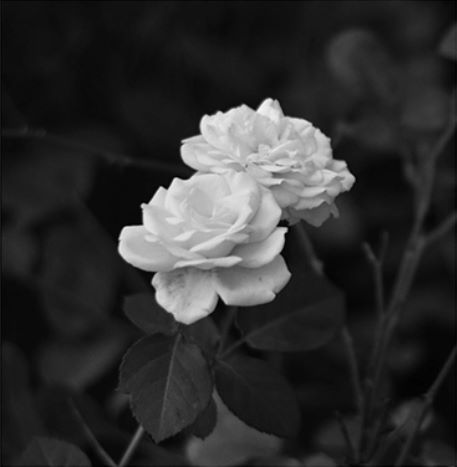
#> input picture images/flowerL.jpeg, 457 x 467 px, found by its file name
$ python try4.py   (older library calls are emulated)
#> lines starting #> are read from the running program, lines starting #| are printed output that depends on the picture
import cv2
import numpy as np

# Load the stereo images
imgL = cv2.imread(r'C:\Users\User\RaspberryPi4_PCfolder\flowerL.jpeg',cv2.IMREAD_GRAYSCALE)#.astype(np.uint8)
#> imgL is the input picture: shape (467, 457); min 0, max 248, mean 47.2
imgR = cv2.imread(r'C:\Users\User\RaspberryPi4_PCfolder\flowerR.jpeg',cv2.IMREAD_GRAYSCALE)#.astype(np.uint8)
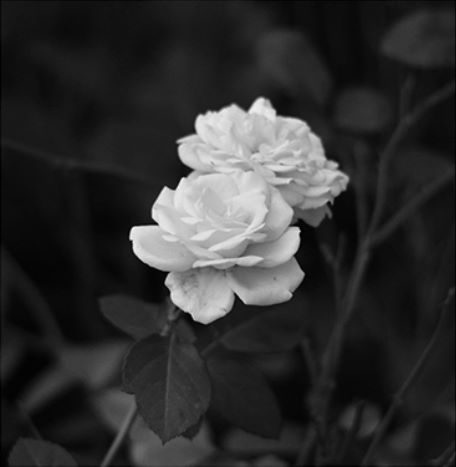
#> input picture images/flowerR.jpeg, 456 x 467 px, found by its file name
#> imgR is the input picture: shape (467, 456); min 0, max 254, mean 48
imgL = cv2.resize(imgL, (imgR.shape[1], imgR.shape[0]))
#> imgL: shape (467, 456)


# Check if the images have the same dimensions
if imgL.shape != imgR.shape:
    raise ValueError('The left and right images have different dimensions')

# Define the intrinsic camera parameters
focal_length = 3740.0  # example value, adjust as needed
cx, cy = imgL.shape[1] / 2, imgL.shape[0] / 2
#> cx = 228; cy = 233.5
K = np.array([[focal_length, 0, cx],
              [0, focal_length, cy],
              [0, 0, 1]])

# Define the stereo camera parameters
baseline = 174.0  # example value, adjust as needed
T = np.array([[-baseline, 0, 0]])

# Compute the rectification matrices and disparity-to-depth mapping matrix
R1, R2, P1, P2, Q, _, _ = cv2.stereoRectify(K, np.zeros(5), K, np.zeros(5), imgL.shape[::-1], R=np.eye(3), T=T.transpose(), flags=cv2.CALIB_ZERO_DISPARITY, alpha=-1)
#> R1 = [[1, 0, 0], [0, 1, 0], [0, 0, 1]]; R2 = [[1, 0, 0], [0, 1, 0], [0, 0, 1]]
mapLx, mapLy = cv2.initUndistortRectifyMap(K, np.zeros(5), R1, P1, imgL.shape[::-1], cv2.CV_32FC1)
mapRx, mapRy = cv2.initUndistortRectifyMap(K, np.zeros(5), R2, P2, imgR.shape[::-1], cv2.CV_32FC1)

# Rectify the stereo images
imgL_rect = cv2.remap(imgL, mapLx, mapLy, cv2.INTER_LINEAR)
imgR_rect = cv2.remap(imgR, mapRx, mapRy, cv2.INTER_LINEAR)

# Set the window size and maximum disparity for stereo matching
window_size = 10
max_disparity = 30

# Compute the disparity map using the SAD algorithm
disparity_SAD = np.zeros_like(imgL_rect)
for disparity in range(max_disparity):
    # Shift the right image by the current disparity and compute the absolute difference
    if disparity == 0:
        diff = cv2.absdiff(imgL_rect, imgR_rect)
    else:
        imgR_rect_shifted = np.roll(imgR_rect, -disparity, axis=1)
        diff = cv2.absdiff(imgL_rect[:, :-disparity], imgR_rect_shifted[:, :-disparity])

    # Compute the sum of absolute differences in the window around each pixel
    mask = np.ones((window_size, window_size), dtype=np.uint8) * 255

    # Compute the sum of absolute differences in the window around each pixel
    SAD = cv2.matchTemplate(diff, mask, cv2.TM_SQDIFF_NORMED)


    # Resize the disparity map to match the size of the SAD map
    disparity_resized = cv2.resize(disparity_SAD[:, :SAD.shape[1]], SAD.shape[::-1])
    disparity_SAD_broadcast = np.broadcast_to(disparity_resized, SAD.shape)
#> this loop made 30 passes
#> pass 1, `diff = cv2.absdiff(imgL_rect, imgR_rect)`:
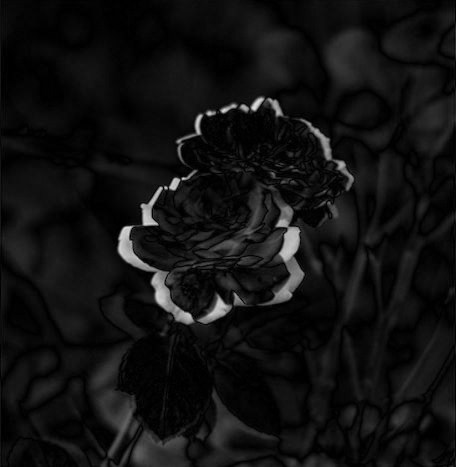
#> diff: shape (467, 456); min 0, max 222, mean 17
#> pass 1, `SAD = cv2.matchTemplate(diff, mask, cv2.TM_SQDIFF_NORMED)`:
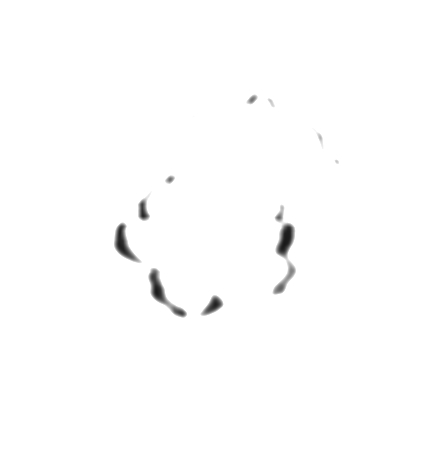
#> SAD: shape (458, 447) float32; min 0.102, max 1, mean 0.994
#> after the loop:
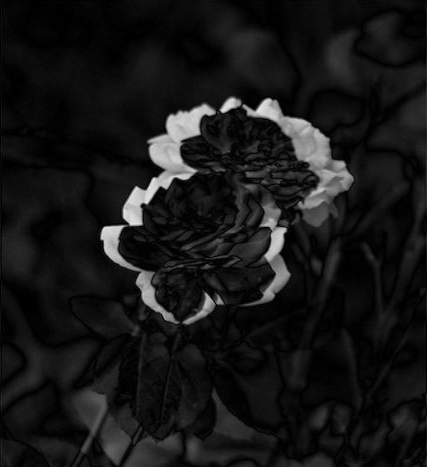
#> diff: shape (467, 427); min 0, max 242, mean 22.5
#> after the loop: disparity_resized: shape (458, 418); every value is 0

# Normalize the disparity map
disparity_norm = cv2.normalize(disparity_SAD, None, 0, 255, cv2.NORM_MINMAX, cv2.CV_8U)
#> disparity_SAD: shape (467, 456); every value is 0

# Compute the depth map using triangulation
depth_map = np.zeros_like(imgL_rect, np.float32)
for y in range(depth_map.shape[0]):
    for x in range(depth_map.shape[1]):
        if disparity_norm[y, x] == 0:
            depth_map[y, x] = 0
        else:
            depth_map[y, x] = (focal_length * baseline) / disparity_norm[y, x]
#> depth_map: shape (467, 456) float32; every value is 0

# Scale the depth map to display as an image
depth_map_scaled = cv2.normalize(depth_map, None, alpha=0, beta=1, norm_type=cv2.NORM_MINMAX)

# Display the rectified images and depth map
cv2.imshow('Rectified Image Left', imgL_rect)
cv2.imshow('Rectified Image Right', imgR_rect)
cv2.imshow('Depth Map', depth_map)
cv2.waitKey(0)
cv2.destroyAllWindows()
# [81 lines of commented-out code are left out]
